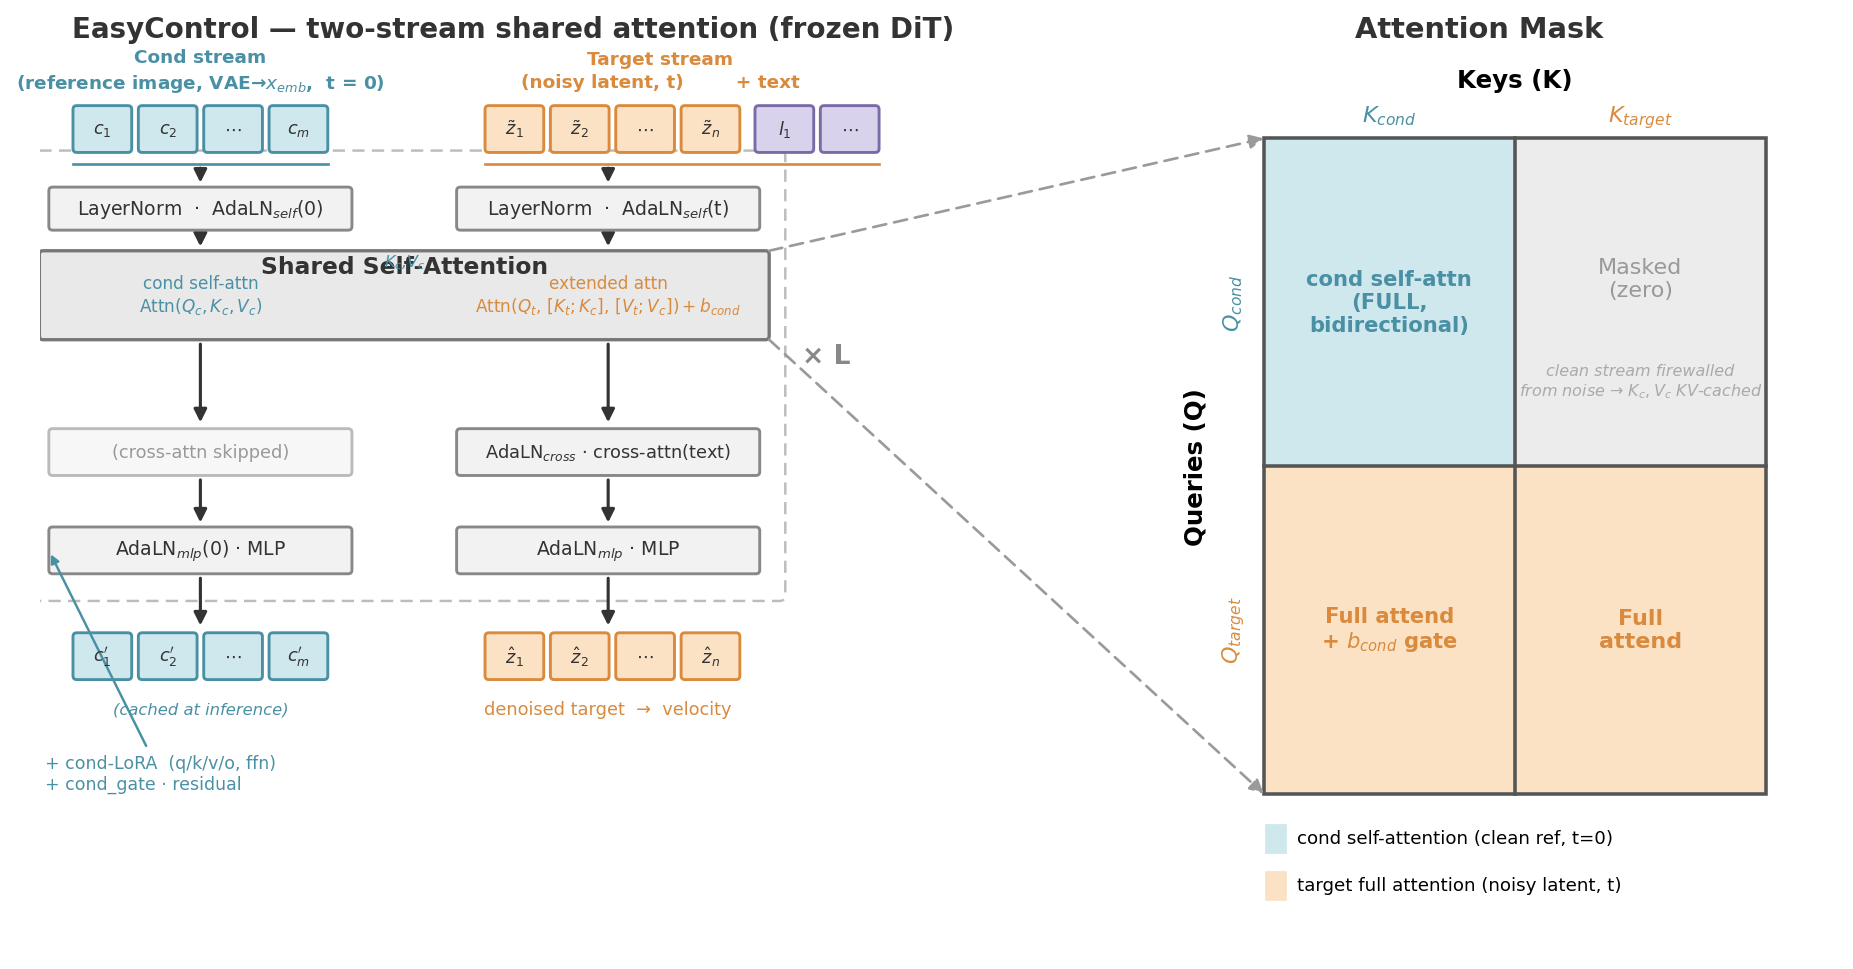

Write the Python code that produced this figure.
"""Render an EasyControl attention-flow figure styled after the unified
multimodal-transformer infographic (clean AR/cond subsequence + noisy
DM/target subsequence sharing one attention with a block-structured mask).

Run:  uv run python docs/experimental/assets/easycontrol_attention.py
Out:  docs/experimental/assets/easycontrol_attention.png
"""

from pathlib import Path

import matplotlib

matplotlib.use("Agg")
import matplotlib.font_manager as fm
import matplotlib.patches as mpatches
from matplotlib.patches import FancyArrowPatch, FancyBboxPatch, Polygon
import matplotlib.pyplot as plt

# ---- palette (matched to the reference infographic) --------------------------
COND_FILL = "#cfe8ee"  # clean reference image  (≈ Vision-AR teal)
COND_EDGE = "#4a90a4"
TGT_FILL = "#fbe2c4"  # noisy target latent     (≈ Vision-DM orange)
TGT_EDGE = "#d98a3d"
TEXT_FILL = "#d9d2ec"  # text / cross-attn        (≈ Language purple)
TEXT_EDGE = "#7a6ba8"
BOX_FILL = "#f2f2f2"
BOX_EDGE = "#888888"
MASK_FULL = "#fbe2c4"  # full-attend tiles
MASK_COND = "#cfe8ee"  # cond self-attn tile
MASK_ZERO = "#ececec"  # masked / zero
INK = "#333333"

plt.rcParams["font.family"] = "DejaVu Sans"


def rbox(ax, x, y, w, h, fc, ec, text="", fs=9, weight="normal", tc=INK, lw=1.3):
    p = FancyBboxPatch(
        (x, y), w, h,
        boxstyle="round,pad=0.0,rounding_size=0.04",
        linewidth=lw, edgecolor=ec, facecolor=fc, zorder=2,
    )
    ax.add_patch(p)
    if text:
        ax.text(x + w / 2, y + h / 2, text, ha="center", va="center",
                fontsize=fs, color=tc, weight=weight, zorder=3)


def arrow(ax, x0, y0, x1, y1, color=INK, lw=1.4, style="-|>", ls="-"):
    ax.add_patch(FancyArrowPatch(
        (x0, y0), (x1, y1), arrowstyle=style, mutation_scale=12,
        lw=lw, color=color, linestyle=ls, zorder=1,
    ))


fig = plt.figure(figsize=(14.5, 7.6))
gs = fig.add_gridspec(1, 2, width_ratios=[1.32, 1.0], wspace=0.16)
axL = fig.add_subplot(gs[0]); axR = fig.add_subplot(gs[1])
for ax in (axL, axR):
    ax.set_xlim(0, 10); ax.set_ylim(0, 10); ax.axis("off")

# =============================== LEFT: two-stream block ========================
axL.text(5, 9.78, "EasyControl — two-stream shared attention (frozen DiT)",
         ha="center", fontsize=12.5, weight="bold", color=INK)

# token rows ----------------------------------------------------------------
def token_row(ax, x0, y, labels, fc, ec):
    w = 0.62; g = 0.07
    for i, lb in enumerate(labels):
        rbox(ax, x0 + i * (w + g), y, w, 0.5, fc, ec, lb, fs=8)
    return x0, x0 + len(labels) * (w + g) - g

# cond tokens (clean ref image, t=0)
cx0, cx1 = token_row(axL, 0.35, 8.55,
                     ["$c_1$", "$c_2$", "$\\cdots$", "$c_m$"], COND_FILL, COND_EDGE)
# target tokens (noisy latent, t) + text tokens
tx0, _ = token_row(axL, 4.7, 8.55,
                   ["$\\tilde z_1$", "$\\tilde z_2$", "$\\cdots$", "$\\tilde z_n$"], TGT_FILL, TGT_EDGE)
ttx0, tx1 = token_row(axL, 7.55, 8.55,
                      ["$l_1$", "$\\cdots$"], TEXT_FILL, TEXT_EDGE)

axL.text((cx0 + cx1) / 2, 9.42, "Cond stream\n(reference image, VAE→$x_{emb}$,  t = 0)",
         ha="center", va="center", fontsize=8.3, color=COND_EDGE, weight="bold",
         linespacing=1.35)
axL.text(6.55, 9.42, "Target stream\n(noisy latent, t)        + text",
         ha="center", va="center", fontsize=8.3, color=TGT_EDGE, weight="bold",
         linespacing=1.35)

# brace-ish underlines
axL.plot([cx0, cx1], [8.43, 8.43], color=COND_EDGE, lw=1.2)
axL.plot([tx0, tx1], [8.43, 8.43], color=TGT_EDGE, lw=1.2)

# column x-centers for the two stacks
LC = (cx0 + cx1) / 2          # cond column center
TC = 6.0                       # target column center

# --- stack helper ---
def stack(ax, xc, items, y_top, fc, ec):
    """items: list of (label, fontsize, height). returns list of (y_lo,y_hi)."""
    w = 3.2; y = y_top; spans = []
    for lb, fs, h in items:
        rbox(ax, xc - w / 2, y - h, w, h, fc, ec, lb, fs=fs)
        spans.append((y - h, y))
        y -= h + 0.30
    return spans

# target stack
arrow(axL, TC, 8.43, TC, 8.18)
t_spans = stack(axL, TC, [
    ("LayerNorm  ·  AdaLN$_{self}$(t)", 8.5, 0.46),
], 8.18, BOX_FILL, BOX_EDGE)

# cond stack (mirrors target, but AdaLN at t=0 + cond-LoRA)
arrow(axL, LC, 8.43, LC, 8.18)
c_spans = stack(axL, LC, [
    ("LayerNorm  ·  AdaLN$_{self}$(0)", 8.5, 0.46),
], 8.18, BOX_FILL, BOX_EDGE)

# shared attention bar spanning both columns
attn_y = 6.55; attn_h = 0.95
attn_x0 = LC - 1.7; attn_x1 = TC + 1.7
arrow(axL, LC, t_spans[-1][0] + 0.0 if False else c_spans[-1][0], LC, attn_y + attn_h)
arrow(axL, LC, c_spans[-1][0], LC, attn_y + attn_h)
arrow(axL, TC, t_spans[-1][0], TC, attn_y + attn_h)
rbox(axL, attn_x0, attn_y, attn_x1 - attn_x0, attn_h, "#e9e9e9", "#777777",
     "", lw=1.5)
axL.text((attn_x0 + attn_x1) / 2, attn_y + attn_h - 0.24, "Shared Self-Attention",
         ha="center", fontsize=10.5, weight="bold", color=INK)
axL.text(LC, attn_y + 0.30, "cond self-attn\n$\\mathrm{Attn}(Q_c, K_c, V_c)$",
         ha="center", fontsize=7.6, color=COND_EDGE)
axL.text(TC, attn_y + 0.30,
         "extended attn\n$\\mathrm{Attn}(Q_t,\\,[K_t;K_c],\\,[V_t;V_c])+b_{cond}$",
         ha="center", fontsize=7.6, color=TGT_EDGE)
# the read arrow cond -> target inside attention
arrow(axL, LC + 1.05, attn_y + 0.55, TC - 1.95, attn_y + 0.55,
      color=COND_EDGE, lw=1.4, style="-|>")
axL.text((LC + TC) / 2, attn_y + 0.78, "K$_c$,V$_c$", ha="center",
         fontsize=7.2, color=COND_EDGE, style="italic")

# post-attn: cross-attn (target only) + mlp, both columns
arrow(axL, LC, attn_y, LC, 5.62)
arrow(axL, TC, attn_y, TC, 5.62)
rbox(axL, TC - 1.6, 5.10, 3.2, 0.5, BOX_FILL, BOX_EDGE,
     "AdaLN$_{cross}$ · cross-attn(text)", fs=8.0)
rbox(axL, LC - 1.6, 5.10, 3.2, 0.5, "#f7f7f7", "#bbbbbb",
     "(cross-attn skipped)", fs=8.0, tc="#999999")

arrow(axL, LC, 5.10, LC, 4.55); arrow(axL, TC, 5.10, TC, 4.55)
rbox(axL, TC - 1.6, 4.05, 3.2, 0.5, BOX_FILL, BOX_EDGE, "AdaLN$_{mlp}$ · MLP", fs=8.5)
rbox(axL, LC - 1.6, 4.05, 3.2, 0.5, BOX_FILL, BOX_EDGE,
     "AdaLN$_{mlp}$(0) · MLP", fs=8.5)

# cond-LoRA callout
axL.annotate("+ cond-LoRA  (q/k/v/o, ffn)\n+ cond_gate · residual",
             xy=(LC - 1.6, 4.3), xytext=(0.05, 1.75),
             fontsize=7.8, color=COND_EDGE,
             arrowprops=dict(arrowstyle="-|>", color=COND_EDGE, lw=1.1))

# x L
axL.add_patch(mpatches.FancyBboxPatch(
    (LC - 1.85, 3.78), (TC + 1.85) - (LC - 1.85), 8.55 - 3.78,
    boxstyle="round,pad=0.02,rounding_size=0.06",
    fill=False, edgecolor="#bcbcbc", lw=1.1, linestyle=(0, (5, 3)), zorder=0))
axL.text(TC + 2.05, 6.3, "× L", fontsize=12, color="#888888", weight="bold")

# outputs
arrow(axL, LC, 4.05, LC, 3.45); arrow(axL, TC, 4.05, TC, 3.45)
token_row(axL, cx0, 2.92, ["$c_1'$", "$c_2'$", "$\\cdots$", "$c_m'$"], COND_FILL, COND_EDGE)
token_row(axL, tx0, 2.92, ["$\\hat z_1$", "$\\hat z_2$", "$\\cdots$", "$\\hat z_n$"], TGT_FILL, TGT_EDGE)
axL.text(LC, 2.55, "(cached at inference)", ha="center", fontsize=7.4,
         color=COND_EDGE, style="italic")
axL.text(TC, 2.55, "denoised target  →  velocity", ha="center", fontsize=8,
         color=TGT_EDGE)

# =============================== RIGHT: attention mask =========================
axR.text(5, 9.78, "Attention Mask", ha="center", fontsize=13, weight="bold", color=INK)

# grid box
gx0, gy0, gx1, gy1 = 2.0, 1.7, 9.0, 8.7
mid_x = (gx0 + gx1) / 2
mid_y = (gy0 + gy1) / 2

# four tiles  (note y is inverted: queries top->down)
# top-left: cond x cond -> full (bidirectional)
rbox(axR, gx0, mid_y, mid_x - gx0, gy1 - mid_y, MASK_COND, "#ffffff", lw=0.0)
# top-right: cond x target -> masked
rbox(axR, mid_x, mid_y, gx1 - mid_x, gy1 - mid_y, MASK_ZERO, "#ffffff", lw=0.0)
# bottom-left: target x cond -> full + b_cond
rbox(axR, gx0, gy0, mid_x - gx0, mid_y - gy0, MASK_FULL, "#ffffff", lw=0.0)
# bottom-right: target x target -> full
rbox(axR, mid_x, gy0, gx1 - mid_x, mid_y - gy0, MASK_FULL, "#ffffff", lw=0.0)

# tile labels
axR.text((gx0 + mid_x) / 2, (mid_y + gy1) / 2, "cond self-attn\n(FULL,\nbidirectional)",
         ha="center", va="center", fontsize=9.5, color=COND_EDGE, weight="bold")
axR.text((mid_x + gx1) / 2, (mid_y + gy1) / 2 + 0.25, "Masked\n(zero)",
         ha="center", va="center", fontsize=10, color="#999999")
axR.text((mid_x + gx1) / 2, (mid_y + gy1) / 2 - 0.85,
         "clean stream firewalled\nfrom noise → $K_c,V_c$ KV-cached",
         ha="center", va="center", fontsize=7.2, color="#aaaaaa", style="italic")
axR.text((gx0 + mid_x) / 2, (gy0 + mid_y) / 2, "Full attend\n+ $b_{cond}$ gate",
         ha="center", va="center", fontsize=9.5, color=TGT_EDGE, weight="bold")
axR.text((mid_x + gx1) / 2, (gy0 + mid_y) / 2, "Full\nattend",
         ha="center", va="center", fontsize=10, color=TGT_EDGE, weight="bold")

# outer + divider lines
axR.add_patch(plt.Rectangle((gx0, gy0), gx1 - gx0, gy1 - gy0, fill=False,
                            edgecolor="#555555", lw=1.6, zorder=4))
axR.plot([mid_x, mid_x], [gy0, gy1], color="#555555", lw=1.6, zorder=4)
axR.plot([gx0, gx1], [mid_y, mid_y], color="#555555", lw=1.6, zorder=4)

# axis labels
axR.text(mid_x, gy1 + 0.55, "Keys (K)", ha="center", fontsize=11, weight="bold")
axR.text((gx0 + mid_x) / 2, gy1 + 0.18, "$K_{cond}$", ha="center", fontsize=10, color=COND_EDGE)
axR.text((mid_x + gx1) / 2, gy1 + 0.18, "$K_{target}$", ha="center", fontsize=10, color=TGT_EDGE)
axR.text(gx0 - 0.95, mid_y, "Queries (Q)", ha="center", va="center",
         fontsize=11, weight="bold", rotation=90)
axR.text(gx0 - 0.42, (mid_y + gy1) / 2, "$Q_{cond}$", ha="center", va="center",
         fontsize=10, color=COND_EDGE, rotation=90)
axR.text(gx0 - 0.42, (gy0 + mid_y) / 2, "$Q_{target}$", ha="center", va="center",
         fontsize=10, color=TGT_EDGE, rotation=90)

# legend
ly = 1.05
axR.add_patch(plt.Rectangle((2.0, ly), 0.34, 0.34, fc=MASK_COND, ec="#ffffff"))
axR.text(2.46, ly + 0.17, "cond self-attention (clean ref, t=0)", va="center", fontsize=8.2)
axR.add_patch(plt.Rectangle((2.0, ly - 0.5), 0.34, 0.34, fc=MASK_FULL, ec="#ffffff"))
axR.text(2.46, ly - 0.33, "target full attention (noisy latent, t)", va="center", fontsize=8.2)


# ---- cross-panel "zoom-in" connectors: Shared Self-Attention → mask ----------
from matplotlib.patches import ConnectionPatch

for (yA, yB) in [(attn_y + attn_h, gy1), (attn_y, gy0)]:
    con = ConnectionPatch(
        xyA=(attn_x1, yA), coordsA=axL.transData,
        xyB=(gx0, yB), coordsB=axR.transData,
        arrowstyle="-|>", mutation_scale=13, lw=1.2,
        color="#9a9a9a", linestyle=(0, (5, 3)), zorder=5,
    )
    fig.add_artist(con)

Path("docs/experimental/assets").mkdir(parents=True, exist_ok=True)
out = Path("docs/experimental/assets/easycontrol_attention.png")
fig.savefig(out, dpi=160, bbox_inches="tight", facecolor="white")
print(f"wrote {out}")
